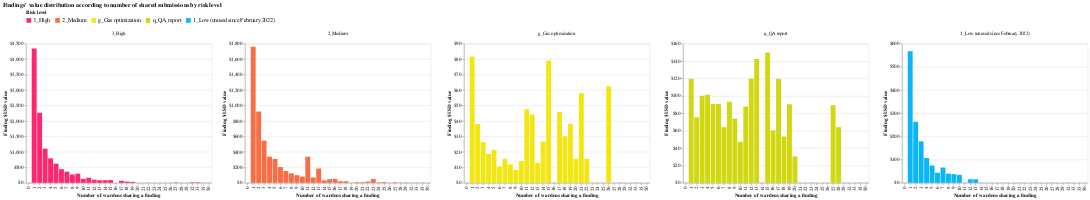

The notebook cell this image was saved under:
### Code cell
alt.Chart(df.groupby(["risk_label", "split"])["awardUSD"].median().reset_index(),
          width=400,
          title="Findings' value distribution according to number of shared submissions by risk level"
).transform_filter(
    alt.datum.risk_label != "0_Very low (unused since February 2022)"
).mark_bar().encode(
    x=alt.X("split:O", title="Number of wardens sharing a finding"),
    y=alt.Y("awardUSD:Q", title="Finding $USD value", axis=alt.Axis(format='$,.0f')),
    color=alt.Color(
        'risk_label:N', 
        title="Risk level",
        scale=alt.Scale(domain=ordered_legend_reports_labels[:-1], range=label_colors[:-1]),
        legend=alt.Legend(orient="top", labelFontSize=12, labelLimit=250),
    ),
    column=alt.Column("risk_label:N", sort=ordered_legend_reports_labels[:-1], title=""),
    tooltip=["risk_label:N", "split:O", "awardUSD:Q"]
).resolve_scale(
    y='independent'
).resolve_axis(
    x='independent'
)

### Figure 1 — Vega-Lite specification as saved in the notebook (floating-point values rounded to 4 significant figures)
{"config": {"view": {"continuousWidth": 400, "continuousHeight": 300}}, "data": {"name": "data-8e2ae089e1079a3050ba88376c2ad40d"}, "mark": "bar", "encoding": {"color": {"field": "risk_label", "legend": {"labelFontSize": 12, "labelLimit": 250, "orient": "top"}, "scale": {"domain": ["3_High", "2_Medium", "g_Gas optimization", "q_QA report", "1_Low (unused since February 2022)"], "range": ["#FE266D", "#FA6C44", "#F2E713", "#D1D811", "#0AB6F8"]}, "title": "Risk level", "type": "nominal"}, "column": {"field": "risk_label", "sort": ["3_High", "2_Medium", "g_Gas optimization", "q_QA report", "1_Low (unused since February 2022)"], "title": "", "type": "nominal"}, "tooltip": [{"field": "risk_label", "type": "nominal"}, {"field": "split", "type": "ordinal"}, {"field": "awardUSD", "type": "quantitative"}], "x": {"field": "split", "title": "Number of wardens sharing a finding", "type": "ordinal"}, "y": {"axis": {"format": "$,.0f"}, "field": "awardUSD", "title": "Finding $USD value", "type": "quantitative"}}, "resolve": {"axis": {"x": "independent"}, "scale": {"y": "independent"}}, "title": "Findings' value distribution according to number of shared submissions by risk level", "transform": [{"filter": "(datum.risk_label !== '0_Very low (unused since February 2022)')"}], "width": 400, "$schema": "https://vega.github.io/schema/vega-lite/v4.17.0.json", "datasets": {"data-8e2ae089e1079a3050ba88376c2ad40d": [{"risk_label": "0_Very low (unused since February 2022)", "split": 0, "awardUSD": 0.0}, {"risk_label": "0_Very low (unused since February 2022)", "split": 1, "awardUSD": 0.0}, {"risk_label": "0_Very low (unused since February 2022)", "split": 2, "awardUSD": 0.0}, {"risk_label": "0_Very low (unused since February 2022)", "split": 3, "awardUSD": 0.0}, {"risk_label": "0_Very low (unused since February 2022)", "split": 4, "awardUSD": 0.0}, {"risk_label": "0_Very low (unused since February 2022)", "split": 5, "awardUSD": 0.0}, {"risk_label": "0_Very low (unused since February 2022)", "split": 6, "awardUSD": 0.0}, {"risk_label": "0_Very low (unused since February 2022)", "split": 7, "awardUSD": 0.0}, {"risk_label": "0_Very low (unused since February 2022)", "split": 8, "awardUSD": 0.0}, {"risk_label": "0_Very low (unused since February 2022)", "split": 9, "awardUSD": 0.0}, {"risk_label": "0_Very low (unused since February 2022)", "split": 10, "awardUSD": 0.0}, {"risk_label": "1_Low (unused since February 2022)", "split": 1, "awardUSD": 567.1}, {"risk_label": "1_Low (unused since February 2022)", "split": 2, "awardUSD": 263.3}, {"risk_label": "1_Low (unused since February 2022)", "split": 3, "awardUSD": 178.9}, {"risk_label": "1_Low (unused since February 2022)", "split": 4, "awardUSD": 106.9}, {"risk_label": "1_Low (unused since February 2022)", "split": 5, "awardUSD": 74.53}, {"risk_label": "1_Low (unused since February 2022)", "split": 6, "awardUSD": 43.64}, {"risk_label": "1_Low (unused since February 2022)", "split": 7, "awardUSD": 65.79}, {"risk_label": "1_Low (unused since February 2022)", "split": 8, "awardUSD": 39.61}, {"risk_label": "1_Low (unused since February 2022)", "split": 9, "awardUSD": 37.37}, {"risk_label": "1_Low (unused since February 2022)", "split": 10, "awardUSD": 34.53}, {"risk_label": "1_Low (unused since February 2022)", "split": 12, "awardUSD": 15.44}, {"risk_label": "1_Low (unused since February 2022)", "split": 13, "awardUSD": 15.18}, {"risk_label": "2_Medium", "split": 1, "awardUSD": 1760.0}, {"risk_label": "2_Medium", "split": 2, "awardUSD": 922.1}, {"risk_label": "2_Medium", "split": 3, "awardUSD": 545.8}, {"risk_label": "2_Medium", "split": 4, "awardUSD": 338.4}, {"risk_label": "2_Medium", "split": 5, "awardUSD": 310.0}, {"risk_label": "2_Medium", "split": 6, "awardUSD": 203.0}, {"risk_label": "2_Medium", "split": 7, "awardUSD": 152.8}, {"risk_label": "2_Medium", "split": 8, "awardUSD": 121.9}, {"risk_label": "2_Medium", "split": 9, "awardUSD": 99.26}, {"risk_label": "2_Medium", "split": 10, "awardUSD": 80.55}, {"risk_label": "2_Medium", "split": 11, "awardUSD": 337.4}, {"risk_label": "2_Medium", "split": 12, "awardUSD": 69.12}, {"risk_label": "2_Medium", "split": 13, "awardUSD": 184.2}, {"risk_label": "2_Medium", "split": 14, "awardUSD": 30.96}, {"risk_label": "2_Medium", "split": 15, "awardUSD": 47.03}, {"risk_label": "2_Medium", "split": 16, "awardUSD": 50.71}, {"risk_label": "2_Medium", "split": 17, "awardUSD": 20.62}, {"risk_label": "2_Medium", "split": 18, "awardUSD": 19.94}, {"risk_label": "2_Medium", "split": 20, "awardUSD": 7.97}, {"risk_label": "2_Medium", "split": 21, "awardUSD": 7.8}, {"risk_label": "2_Medium", "split": 22, "awardUSD": 16.97}, {"risk_label": "2_Medium", "split": 23, "awardUSD": 48.59}, {"risk_label": "2_Medium", "split": 24, "awardUSD": 4.96}, {"risk_label": "2_Medium", "split": 25, "awardUSD": 10.89}, {"risk_label": "2_Medium", "split": 27, "awardUSD": 6.845}, {"risk_label": "2_Medium", "split": 28, "awardUSD": 1.85}, {"risk_label": "2_Medium", "split": 29, "awardUSD": 3.18}, {"risk_label": "2_Medium", "split": 33, "awardUSD": 1.4}, {"risk_label": "2_Medium", "split": 35, "awardUSD": 3.41}, {"risk_label": "2_Medium", "split": 50, "awardUSD": 0.1}, {"risk_label": "3_High", "split": 0, "awardUSD": 0.0}, {"risk_label": "3_High", "split": 1, "awardUSD": 4341.0}, {"risk_label": "3_High", "split": 2, "awardUSD": 2265.0}, {"risk_label": "3_High", "split": 3, "awardUSD": 1103.0}, {"risk_label": "3_High", "split": 4, "awardUSD": 791.1}, {"risk_label": "3_High", "split": 5, "awardUSD": 619.6}, {"risk_label": "3_High", "split": 6, "awardUSD": 440.7}, {"risk_label": "3_High", "split": 7, "awardUSD": 361.0}, {"risk_label": "3_High", "split": 8, "awardUSD": 267.7}, {"risk_label": "3_High", "split": 9, "awardUSD": 293.9}, {"risk_label": "3_High", "split": 10, "awardUSD": 126.3}, {"risk_label": "3_High", "split": 11, "awardUSD": 165.6}, {"risk_label": "3_High", "split": 12, "awardUSD": 98.91}, {"risk_label": "3_High", "split": 13, "awardUSD": 82.17}, {"risk_label": "3_High", "split": 14, "awardUSD": 84.1}, {"risk_label": "3_High", "split": 15, "awardUSD": 90.06}, {"risk_label": "3_High", "split": 17, "awardUSD": 63.93}, {"risk_label": "3_High", "split": 18, "awardUSD": 41.49}, {"risk_label": "3_High", "split": 19, "awardUSD": 30.48}, {"risk_label": "3_High", "split": 27, "awardUSD": 11.08}, {"risk_label": "3_High", "split": 32, "awardUSD": 14.84}, {"risk_label": "3_High", "split": 33, "awardUSD": 14.87}, {"risk_label": "g_Gas optimization", "split": 1, "awardUSD": 81.64}, {"risk_label": "g_Gas optimization", "split": 2, "awardUSD": 37.99}, {"risk_label": "g_Gas optimization", "split": 3, "awardUSD": 26.35}, {"risk_label": "g_Gas optimization", "split": 4, "awardUSD": 18.67}, {"risk_label": "g_Gas optimization", "split": 5, "awardUSD": 21.2}, {"risk_label": "g_Gas optimization", "split": 6, "awardUSD": 10.6}, {"risk_label": "g_Gas optimization", "split": 7, "awardUSD": 15.45}, {"risk_label": "g_Gas optimization", "split": 8, "awardUSD": 11.87}, {"risk_label": "g_Gas optimization", "split": 9, "awardUSD": 8.37}, {"risk_label": "g_Gas optimization", "split": 10, "awardUSD": 14.12}, {"risk_label": "g_Gas optimization", "split": 11, "awardUSD": 47.52}, {"risk_label": "g_Gas optimization", "split": 12, "awardUSD": 44.09}, {"risk_label": "g_Gas optimization", "split": 13, "awardUSD": 12.88}, {"risk_label": "g_Gas optimization", "split": 14, "awardUSD": 26.71}, {"risk_label": "g_Gas optimization", "split": 15, "awardUSD": 79.01}, {"risk_label": "g_Gas optimization", "split": 17, "awardUSD": 45.7}, {"risk_label": "g_Gas optimization", "split": 18, "awardUSD": 30.0}, {"risk_label": "g_Gas optimization", "split": 19, "awardUSD": 38.24}, {"risk_label": "g_Gas optimization", "split": 20, "awardUSD": 15.45}, {"risk_label": "g_Gas optimization", "split": 21, "awardUSD": 57.93}, {"risk_label": "g_Gas optimization", "split": 22, "awardUSD": 15.49}, {"risk_label": "g_Gas optimization", "split": 26, "awardUSD": 62.46}, {"risk_label": "q_QA report", "split": 1, "awardUSD": 119.5}, {"risk_label": "q_QA report", "split": 2, "awardUSD": 75.27}, {"risk_label": "q_QA report", "split": 3, "awardUSD": 100.0}, {"risk_label": "q_QA report", "split": 4, "awardUSD": 101.2}, {"risk_label": "q_QA report", "split": 5, "awardUSD": 90.63}, {"risk_label": "q_QA report", "split": 6, "awardUSD": 90.79}, {"risk_label": "q_QA report", "split": 7, "awardUSD": 63.89}, {"risk_label": "q_QA report", "split": 8, "awardUSD": 93.28}, {"risk_label": "q_QA report", "split": 9, "awardUSD": 73.84}, {"risk_label": "q_QA report", "split": 10, "awardUSD": 47.14}, {"risk_label": "q_QA report", "split": 11, "awardUSD": 87.7}, {"risk_label": "q_QA report", "split": 12, "awardUSD": 119.8}, {"risk_label": "q_QA report", "split": 13, "awardUSD": 142.3}, {"risk_label": "q_QA report", "split": 15, "awardUSD": 149.9}, {"risk_label": "q_QA report", "split": 16, "awardUSD": 60.33}, {"risk_label": "q_QA report", "split": 17, "awardUSD": 119.5}, {"risk_label": "q_QA report", "split": 18, "awardUSD": 53.16}, {"risk_label": "q_QA report", "split": 19, "awardUSD": 90.29}, {"risk_label": "q_QA report", "split": 20, "awardUSD": 30.28}, {"risk_label": "q_QA report", "split": 27, "awardUSD": 89.27}, {"risk_label": "q_QA report", "split": 28, "awardUSD": 63.94}]}}
